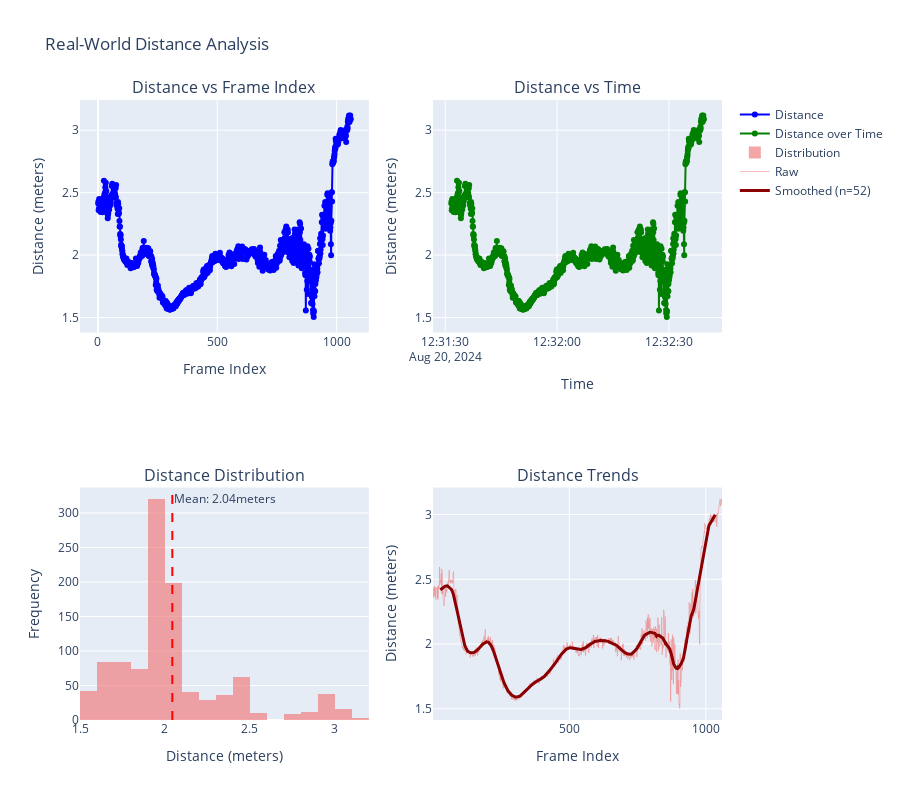
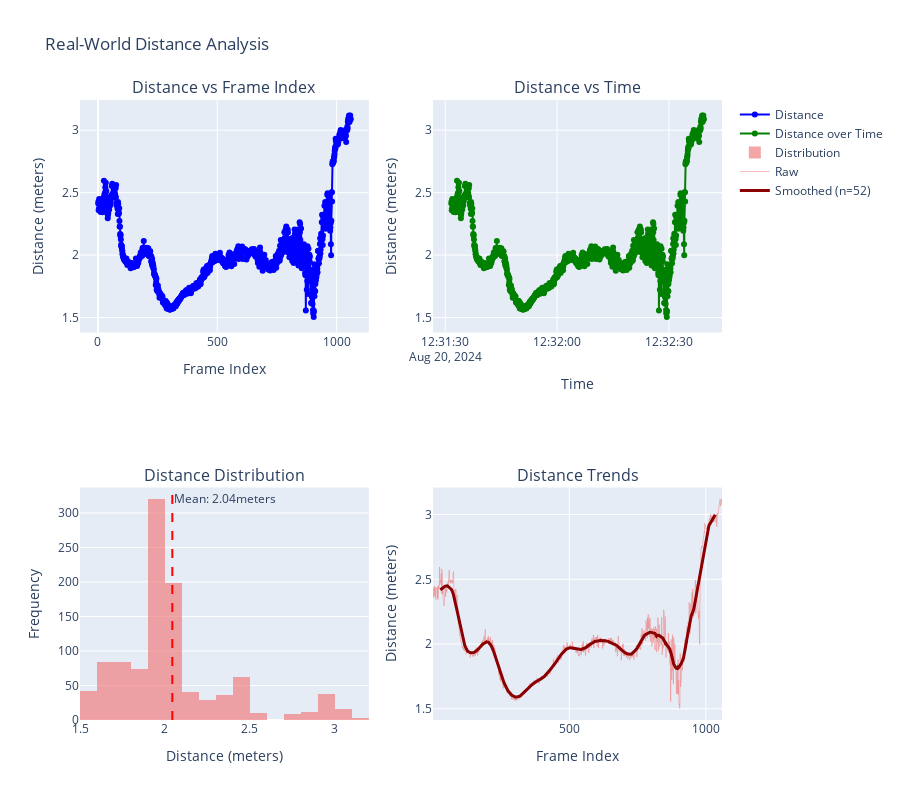

The notebook cell these images were saved under, in order:
### Code cell
# Real-world distance analysis and plotting using utility function
iau.plot_real_world_distance_analysis(distance_results, image_shape=image_shape, sonar_coverage_meters=sonar_coverage_meters)

### Figure 1 — Plotly figure (JSON) as saved in the notebook; plotly's stock layout.template omitted (floating-point values rounded to 4 significant figures; data arrays with more than 128 entries replaced by an {"elided": "..."} marker saying what was removed)
{"data": [{"line": {"color": "blue"}, "mode": "lines+markers", "name": "Distance", "type": "scatter", "x": {"elided": "1059 int values"}, "xaxis": "x", "y": {"elided": "1059 float values"}, "yaxis": "y"}, {"line": {"color": "green"}, "mode": "lines+markers", "name": "Distance over Time", "type": "scatter", "x": {"elided": "1059 str values"}, "xaxis": "x2", "y": {"elided": "1059 float values"}, "yaxis": "y2"}, {"marker": {"color": "lightcoral"}, "name": "Distribution", "nbinsx": 30, "opacity": 0.7, "type": "histogram", "x": {"elided": "1059 float values"}, "xaxis": "x3", "yaxis": "y3"}, {"line": {"color": "lightcoral", "width": 1}, "mode": "lines", "name": "Raw", "opacity": 0.5, "type": "scatter", "x": {"elided": "1059 int values"}, "xaxis": "x4", "y": {"elided": "1059 float values"}, "yaxis": "y4"}, {"line": {"color": "darkred", "width": 3}, "mode": "lines", "name": "Smoothed (n=52)", "type": "scatter", "x": {"elided": "1059 int values"}, "xaxis": "x4", "y": {"elided": "1059 float values"}, "yaxis": "y4"}], "layout": {"annotations": [{"font": {"size": 16}, "showarrow": false, "text": "Distance vs Frame Index", "x": 0.225, "xanchor": "center", "xref": "paper", "y": 1, "yanchor": "bottom", "yref": "paper"}, {"font": {"size": 16}, "showarrow": false, "text": "Distance vs Time", "x": 0.775, "xanchor": "center", "xref": "paper", "y": 1, "yanchor": "bottom", "yref": "paper"}, {"font": {"size": 16}, "showarrow": false, "text": "Distance Distribution", "x": 0.225, "xanchor": "center", "xref": "paper", "y": 0.375, "yanchor": "bottom", "yref": "paper"}, {"font": {"size": 16}, "showarrow": false, "text": "Distance Trends", "x": 0.775, "xanchor": "center", "xref": "paper", "y": 0.375, "yanchor": "bottom", "yref": "paper"}, {"showarrow": false, "text": "Mean: 2.04meters", "x": 2.043, "xanchor": "left", "xref": "x3", "y": 1, "yanchor": "top", "yref": "y3 domain"}], "height": 800, "shapes": [{"line": {"color": "red", "dash": "dash"}, "type": "line", "x0": 2.043, "x1": 2.043, "xref": "x3", "y0": 0, "y1": 1, "yref": "y3 domain"}], "showlegend": true, "title": {"text": "Real-World Distance Analysis"}, "xaxis": {"anchor": "y", "domain": [0, 0.45], "title": {"text": "Frame Index"}}, "xaxis2": {"anchor": "y2", "domain": [0.55, 1], "title": {"text": "Time"}}, "xaxis3": {"anchor": "y3", "domain": [0, 0.45], "title": {"text": "Distance (meters)"}}, "xaxis4": {"anchor": "y4", "domain": [0.55, 1], "title": {"text": "Frame Index"}}, "yaxis": {"anchor": "x", "domain": [0.625, 1], "title": {"text": "Distance (meters)"}}, "yaxis2": {"anchor": "x2", "domain": [0.625, 1], "title": {"text": "Distance (meters)"}}, "yaxis3": {"anchor": "x3", "domain": [0, 0.375], "title": {"text": "Frequency"}}, "yaxis4": {"anchor": "x4", "domain": [0, 0.375], "title": {"text": "Distance (meters)"}}}}

### Figure 2 — Plotly figure (JSON) as saved in the notebook; plotly's stock layout.template omitted (floating-point values rounded to 4 significant figures; data arrays with more than 128 entries replaced by an {"elided": "..."} marker saying what was removed)
{"data": [{"line": {"color": "blue"}, "mode": "lines+markers", "name": "Distance", "type": "scatter", "x": {"elided": "1059 int values"}, "xaxis": "x", "y": {"elided": "1059 float values"}, "yaxis": "y"}, {"line": {"color": "green"}, "mode": "lines+markers", "name": "Distance over Time", "type": "scatter", "x": {"elided": "1059 str values"}, "xaxis": "x2", "y": {"elided": "1059 float values"}, "yaxis": "y2"}, {"marker": {"color": "lightcoral"}, "name": "Distribution", "nbinsx": 30, "opacity": 0.7, "type": "histogram", "x": {"elided": "1059 float values"}, "xaxis": "x3", "yaxis": "y3"}, {"line": {"color": "lightcoral", "width": 1}, "mode": "lines", "name": "Raw", "opacity": 0.5, "type": "scatter", "x": {"elided": "1059 int values"}, "xaxis": "x4", "y": {"elided": "1059 float values"}, "yaxis": "y4"}, {"line": {"color": "darkred", "width": 3}, "mode": "lines", "name": "Smoothed (n=52)", "type": "scatter", "x": {"elided": "1059 int values"}, "xaxis": "x4", "y": {"elided": "1059 float values"}, "yaxis": "y4"}], "layout": {"annotations": [{"font": {"size": 16}, "showarrow": false, "text": "Distance vs Frame Index", "x": 0.225, "xanchor": "center", "xref": "paper", "y": 1, "yanchor": "bottom", "yref": "paper"}, {"font": {"size": 16}, "showarrow": false, "text": "Distance vs Time", "x": 0.775, "xanchor": "center", "xref": "paper", "y": 1, "yanchor": "bottom", "yref": "paper"}, {"font": {"size": 16}, "showarrow": false, "text": "Distance Distribution", "x": 0.225, "xanchor": "center", "xref": "paper", "y": 0.375, "yanchor": "bottom", "yref": "paper"}, {"font": {"size": 16}, "showarrow": false, "text": "Distance Trends", "x": 0.775, "xanchor": "center", "xref": "paper", "y": 0.375, "yanchor": "bottom", "yref": "paper"}, {"showarrow": false, "text": "Mean: 2.04meters", "x": 2.043, "xanchor": "left", "xref": "x3", "y": 1, "yanchor": "top", "yref": "y3 domain"}], "height": 800, "shapes": [{"line": {"color": "red", "dash": "dash"}, "type": "line", "x0": 2.043, "x1": 2.043, "xref": "x3", "y0": 0, "y1": 1, "yref": "y3 domain"}], "showlegend": true, "title": {"text": "Real-World Distance Analysis"}, "xaxis": {"anchor": "y", "domain": [0, 0.45], "title": {"text": "Frame Index"}}, "xaxis2": {"anchor": "y2", "domain": [0.55, 1], "title": {"text": "Time"}}, "xaxis3": {"anchor": "y3", "domain": [0, 0.45], "title": {"text": "Distance (meters)"}}, "xaxis4": {"anchor": "y4", "domain": [0.55, 1], "title": {"text": "Frame Index"}}, "yaxis": {"anchor": "x", "domain": [0.625, 1], "title": {"text": "Distance (meters)"}}, "yaxis2": {"anchor": "x2", "domain": [0.625, 1], "title": {"text": "Distance (meters)"}}, "yaxis3": {"anchor": "x3", "domain": [0, 0.375], "title": {"text": "Frequency"}}, "yaxis4": {"anchor": "x4", "domain": [0, 0.375], "title": {"text": "Distance (meters)"}}}}
